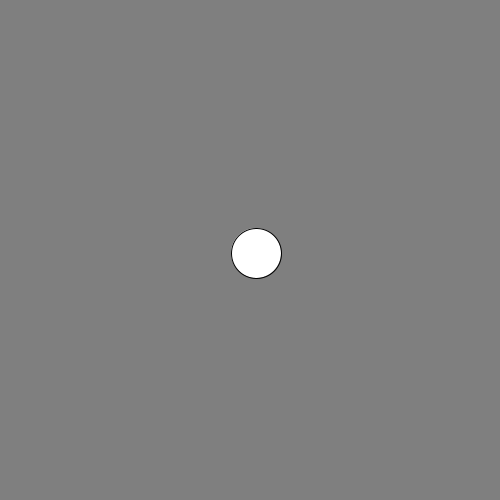
Frame 1 (no input)
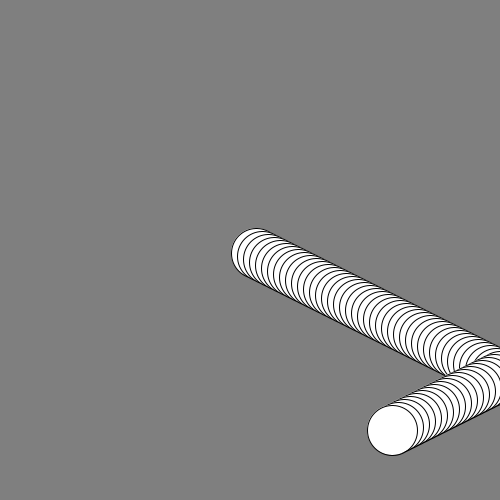
Frame 60 (the mouse pressed at the canvas centre just before this capture)
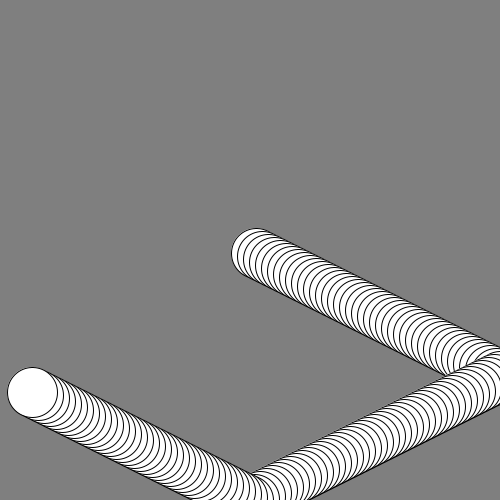
Frame 120 (the mouse held since frame 60 and released just before this capture)

The Processing sketch that drew these frames (run headless with seeded random() and noise(); from frame 60 on, the mouse is pressed at the canvas centre):

// Processing sketch: motion_02
// ── motion_02.pde
// position
float x;
float y;
// speed
float speed_x = 6;
float speed_y = 3;
float size = 50;

void setup() {
  size(500, 500);
  background(127);

  // place the ball in the center of our screen
  x = width / 2;
  y = height / 2;
}

void draw() {

  //background(127);

  // add the speed value to the position
  x += speed_x;
  y += speed_y;

  // logic to make the ball bounce
  if ( x > width ) {
    x = width;
    speed_x *= -1;
  }
  if (x < 0) {
    x = 0;
    speed_x *= -1;
  }

  if ( y > height ) {
    y = height;
    speed_y *= -1;
  }
  if (y < 0) {
    y = 0;
    speed_y *= -1;
  }

  //// wrap around the screen
  //x = (x + width) % width;
  //y = (y + height) % height;

  circle(x, y, size);
}
